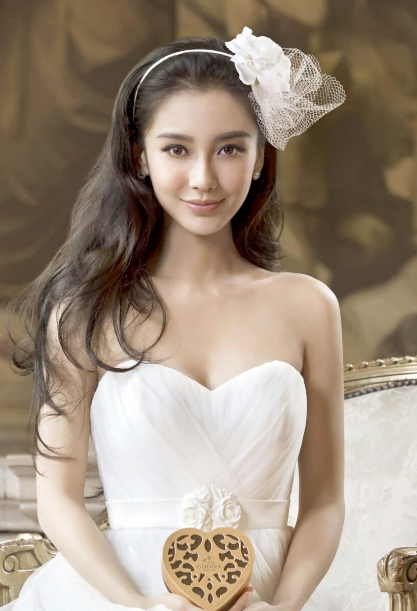
#> input picture faceai/faceai/img/ag-2.png, 417 x 611 px
$ python -i eye2.py   (imports and definitions only)
#> lines starting #> are read from the running program, lines starting #| are printed output that depends on the picture
#> further down, picture is the input picture: shape (611, 417, 3); mean B, G, R 125.6, 142.2, 158.2
import cv2
import dlib
import numpy as np
import time

classifier = cv2.CascadeClassifier(
    "/Users/zhangmingxing/resp/opencv/data/haarcascades/haarcascade_eye_tree_eyeglasses.xml"  # haarcascade_eye
)


#彩色直方图均衡化
def hist(img):
    ycrcb = cv2.cvtColor(img, cv2.COLOR_BGR2YCR_CB)
    channels = cv2.split(ycrcb)
    cv2.equalizeHist(channels[0], channels[0])  #输入通道、输出通道矩阵
    cv2.merge(channels, ycrcb)  #合并结果通道
    cv2.cvtColor(ycrcb, cv2.COLOR_YCR_CB2BGR, img)
    return img


def discern(img):
    grayImg = cv2.cvtColor(img, cv2.COLOR_BGR2GRAY)
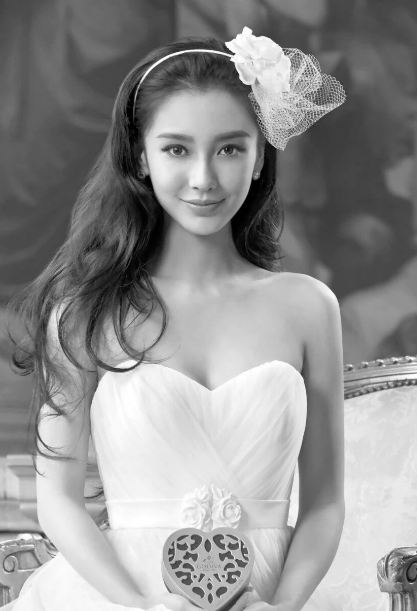
#> grayImg: shape (611, 417); min 0, max 255, mean 145.1
    faceRects = classifier.detectMultiScale(
        grayImg, scaleFactor=1.2, minNeighbors=3, minSize=(30, 30))
#> faceRects = [[158, 131, 39, 39], [207, 130, 41, 41]]
    if len(faceRects):
        for faceRect in faceRects:
            x, y, w, h = faceRect
            rightEyeImg = img[(y):(y + h), (x):(x + w)]
            # cv2.rectangle(img, (x, y), (x + h, y + w), color, 2)
            # rightEyeImg = hist(rightEyeImg)
            rightEyeImg = cv2.GaussianBlur(rightEyeImg, (5, 5), 1)

            cv2.imwrite("img/temp.png", rightEyeImg)
#> this loop made 2 passes
#> pass 1, in discern, `rightEyeImg = img[(y):(y + h), (x):(x + w)]`:
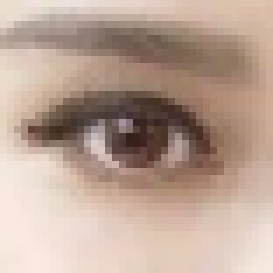
#> rightEyeImg: shape (39, 39, 3) (shown 7 times larger); mean B, G, R 149.3, 163.2, 187.1
#> pass 1, in discern, `rightEyeImg = cv2.GaussianBlur(rightEyeImg, (5, 5), 1)`:
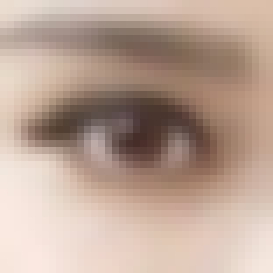
#> rightEyeImg: shape (39, 39, 3) (shown 7 times larger); mean B, G, R 149.1, 163.1, 187
#> pass 2, in discern, `rightEyeImg = img[(y):(y + h), (x):(x + w)]`:
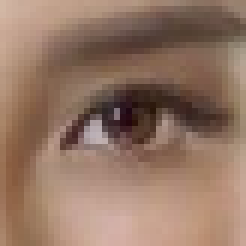
#> rightEyeImg: shape (41, 41, 3) (shown 6 times larger); mean B, G, R 100.3, 117.7, 147.9
#> pass 2, in discern, `rightEyeImg = cv2.GaussianBlur(rightEyeImg, (5, 5), 1)`:
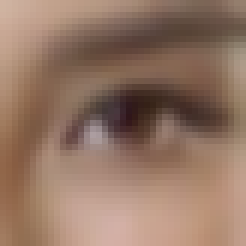
#> rightEyeImg: shape (41, 41, 3) (shown 6 times larger); mean B, G, R 100, 117.4, 147.6
            # cv2.imshow("img", rightEyeImg)
    # print(len(faceRects))


# discern(cv2.imread("img/ag-2.png"))

# [1 line not run here, left out]

# img = cv2.GaussianBlur(img, (3, 3), 0)
# img = cv2.Canny(img, 50, 150)
# [1 line that did not run here, left out]

# [16 lines of commented-out code are left out]

# [1 line that did not run here, left out]

# cv2.imshow("img2", img)
# cv2.imshow("grayimg", grayimg)

# [9 lines that did not run here, left out]

# [1 line that did not run here, left out]

# [9 lines not run here, left out]

>>> import cv2
>>> picture = cv2.imread('img/ag-2.png')
>>> result = discern(picture)

$ run again, on faceai/faceai/img/ag-3.png
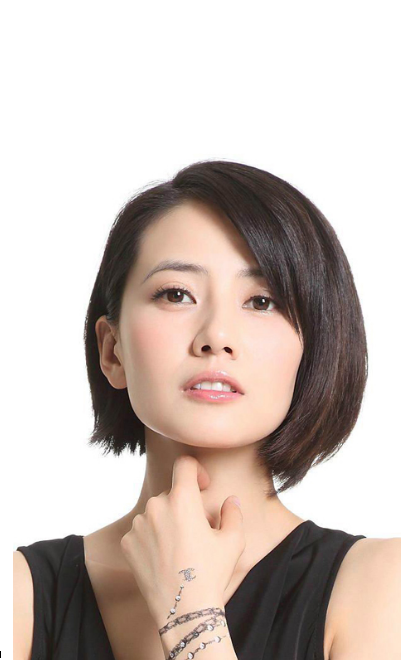
#> input picture faceai/faceai/img/ag-3.png, 401 x 660 px
#> picture is the input picture: shape (660, 401, 3); mean B, G, R 184.1, 190.5, 203.1
#> in discern, `grayImg = cv2.cvtColor(img, cv2.COLOR_BGR2GRAY)`:
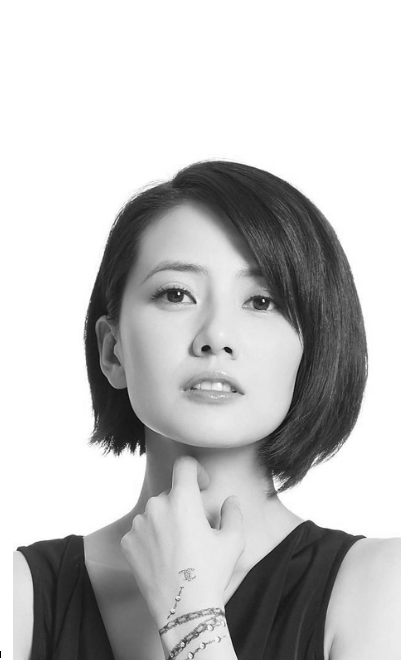
#> grayImg: shape (660, 401); min 0, max 255, mean 193.6
#> faceRects = [[147, 269, 54, 54], [239, 283, 42, 42]]
#> the loop in discern, `for faceRect in faceRects:` made 2 passes
#> pass 2, in discern, `rightEyeImg = cv2.GaussianBlur(rightEyeImg, (5, 5), 1)`:
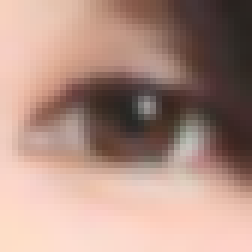
#> rightEyeImg: shape (42, 42, 3) (shown 6 times larger); mean B, G, R 131.7, 143.4, 175.6

$ run again, on faceai/faceai/img/ag-4.png
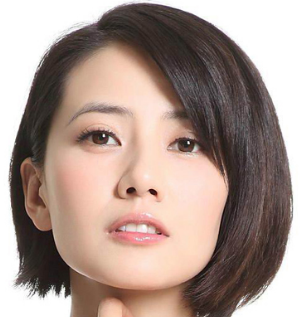
#> input picture faceai/faceai/img/ag-4.png, 300 x 317 px
#> picture is the input picture: shape (317, 300, 3); mean B, G, R 140.8, 149.3, 169.5
#> in discern, `grayImg = cv2.cvtColor(img, cv2.COLOR_BGR2GRAY)`:
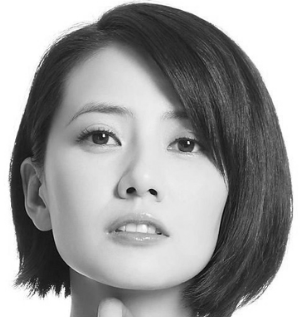
#> grayImg: shape (317, 300); min 9, max 255, mean 154.4
#> faceRects = [[73, 112, 54, 54], [165, 124, 42, 42]]
#> the loop in discern, `for faceRect in faceRects:` made 2 passes
#> pass 2, in discern, `rightEyeImg = cv2.GaussianBlur(rightEyeImg, (5, 5), 1)`:
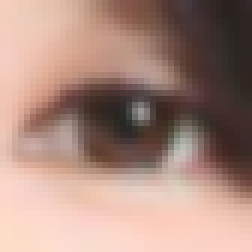
#> rightEyeImg: shape (42, 42, 3) (shown 6 times larger); mean B, G, R 126.3, 137.8, 169.5

$ run again, on faceai/faceai/img/ag.png
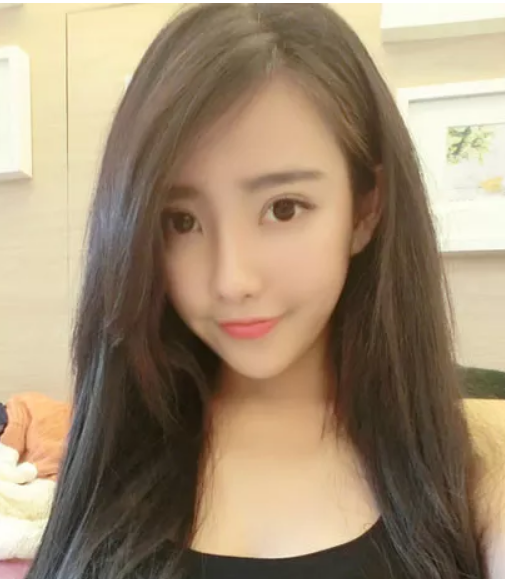
#> input picture faceai/faceai/img/ag.png, 505 x 579 px
#> picture is the input picture: shape (579, 505, 3); mean B, G, R 114.4, 139.8, 159.6
#> in discern, `grayImg = cv2.cvtColor(img, cv2.COLOR_BGR2GRAY)`:
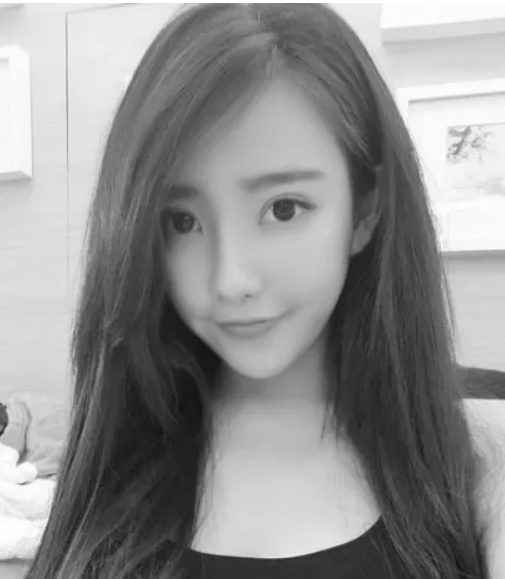
#> grayImg: shape (579, 505); min 16, max 255, mean 142.8
#> faceRects = [[252, 179, 62, 62], [153, 194, 56, 56]]
#> the loop in discern, `for faceRect in faceRects:` made 2 passes
#> pass 2, in discern, `rightEyeImg = img[(y):(y + h), (x):(x + w)]`:
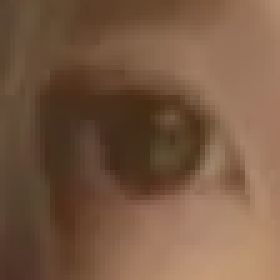
#> rightEyeImg: shape (56, 56, 3) (shown 5 times larger); mean B, G, R 66.1, 88.8, 120.1
